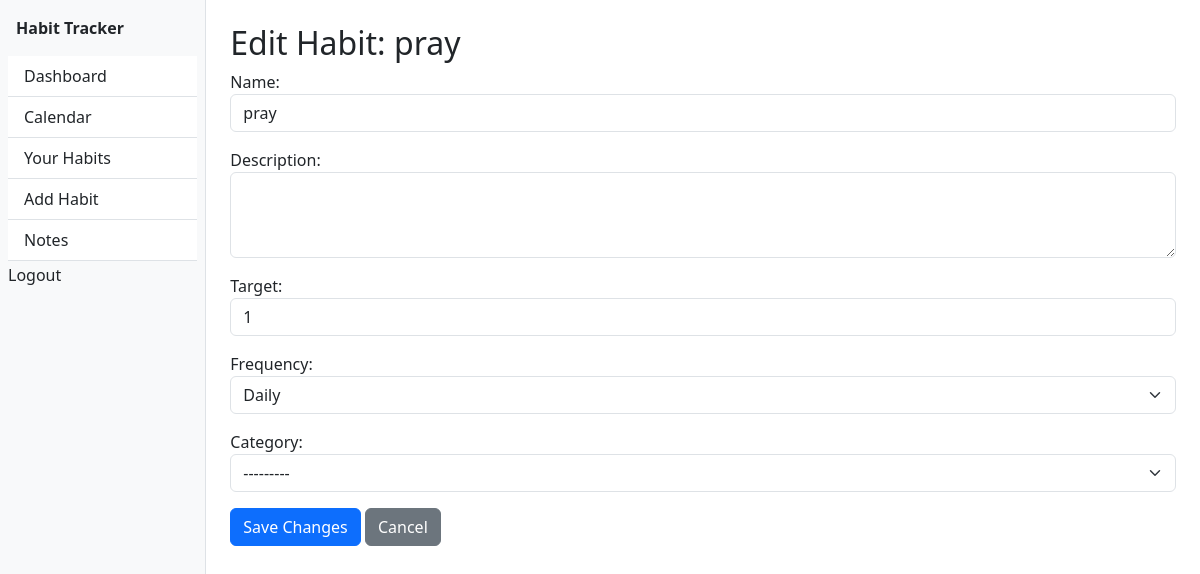
/habits/edit-habit/8/ (signed in), run on an earlier commit of the app's database.
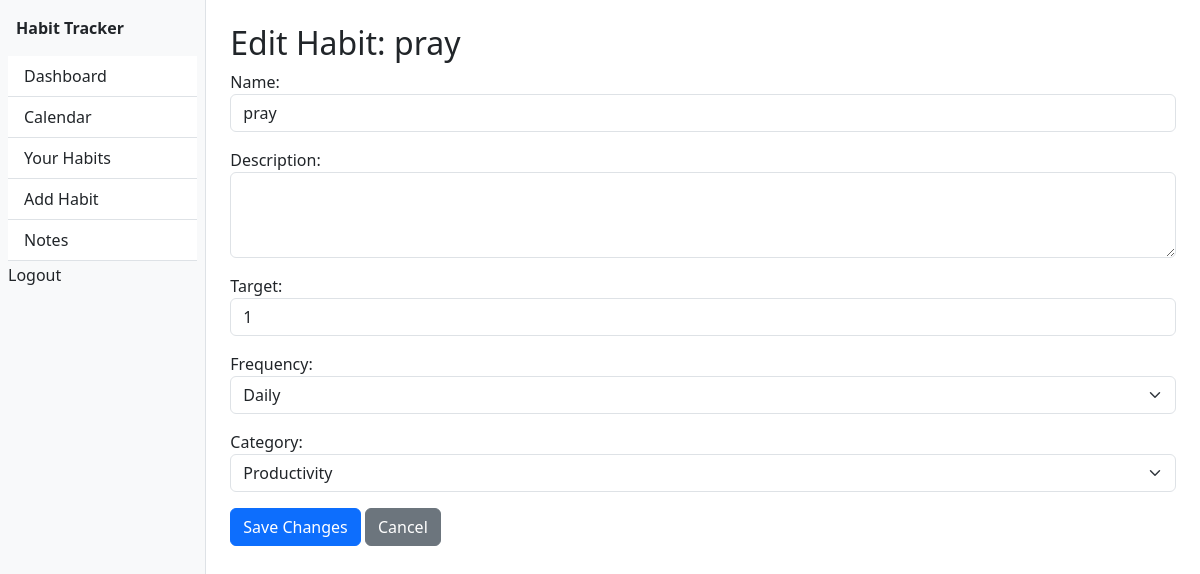
And on a later commit of the database.
### habits/models.py (models this page shows, shortened)
class Habit(models.Model):
    CATEGORY_CHOICES = [
        ('health', 'Health/Fitness'),
        ('productivity', 'Productivity'),
        ('selfcare', 'Self-Care'),
        ('learning', 'Learning'),
        ('work', 'Work'),
        ('fun', 'Hobbies/Fun'),
    ]
    FREQUENCY_CHOICES = [
        ('daily', 'Daily'),
        ('weekly', 'Weekly'),
        ('custom', 'Custom'),
    ]
    user = models.ForeignKey(User, on_delete=models.CASCADE)
    name = models.CharField(max_length=100)  # e.g. "Drink water"
    description = models.TextField(blank=True)
    target = models.PositiveIntegerField(default=1)  # e.g. "8 glasses/day"
    frequency = models.CharField(max_length=20, choices=FREQUENCY_CHOICES, default='daily')
    category = models.CharField(max_length=50, choices=CATEGORY_CHOICES, blank=True)
    creation_date = models.DateTimeField(auto_now_add=True)
    is_template = models.BooleanField(default=False)  # For admin-curated templates
    created_by_admin = models.ForeignKey(
        User,
        on_delete=models.SET_NULL,
        null=True,
        blank=True,
        related_name='admin_habits'
    )

### habits/views.py (the view)
# urls.py: path('edit-habit/<int:pk>/', views.habit_edit, name='habit_edit'),
@login_required
def habit_edit(request, pk):
    habit = get_object_or_404(Habit, pk=pk, user=request.user)
    if request.method == 'POST':
        form = HabitForm(request.POST, instance=habit)
        if form.is_valid():
            form.save()
            messages.success(request, 'Habit updated successfully.')
            return redirect('habits:habit_list')
    else:
        form = HabitForm(instance=habit)
    return render(request, 'habits/habit_edit.html', {'form': form, 'habit': habit})

### habits/forms.py (shortened to what this page needs)
class HabitForm(forms.ModelForm):
    class Meta:
        model = Habit
        fields = ['name', 'description', 'target', 'frequency','category']  # Fields to show in the form
        widgets = {
            'name': forms.TextInput(attrs={'class': 'form-control'}),  # Bootstrap styling
            'description': forms.Textarea(attrs={'rows': 3, 'class': 'form-control'}),
            'target': forms.NumberInput(attrs={'class': 'form-control'}),
            'frequency': forms.Select(attrs={'class': 'form-select'}),
            'category': forms.Select(attrs={'class': 'form-select'}),
        }
    def __init__(self, *args, **kwargs):
        self.user = kwargs.pop('user', None)
        super().__init__(*args, **kwargs)

### habits/templates/habits/habit_edit.html (shortened to what this page needs)
{% extends 'habits/base.html' %}
{% block content %}
<div class="container mt-4">
  <h2>Edit Habit: {{ habit.name }}</h2>
  <form method="post">
    {{ form.as_p }}
    <button type="submit" class="btn btn-primary">Save Changes</button>
    <a href="{% url 'habits:habit_list' %}" class="btn btn-secondary">Cancel</a>
  </form>
</div>
{% endblock %}

What changed in the data, as far as the page shows it:
changed Habit "pray": category "---------" → "Productivity"
